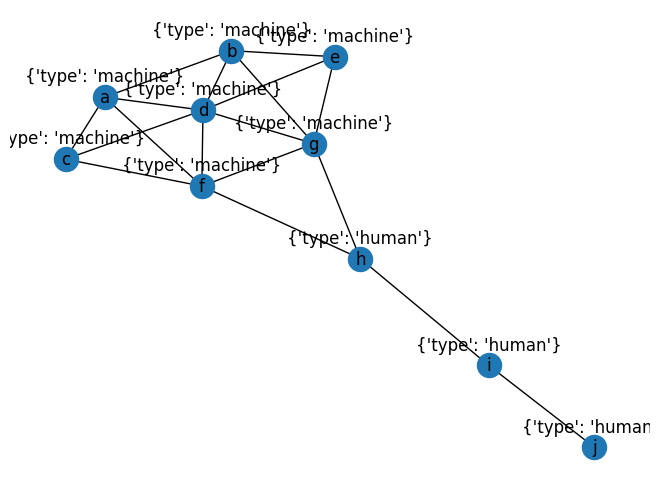

This figure's Python source:
import networkx as nx
import matplotlib.pyplot as plt

G = nx.Graph()
G.add_nodes_from(['a', 'b', 'c', 'd', 'e', 'f', 'g'], type = 'machine')
G.add_nodes_from(['h', 'i', 'j'], type = 'human')
G.add_edges_from([('a', 'c'), ('a', 'b'), ('a', 'd'), ('a', 'f'), ('b', 'd'), ('b', 'e'), ('b', 'g'), ('c', 'f'), ('c', 'd'), ('d', 'f'), ('d', 'e'), ('d', 'g'), ('e', 'g'), ('f', 'g'), ('f', 'h'), ('g', 'h'), ('h', 'i'), ('i', 'j')])

plt.figure()
pos_nodes = nx.spring_layout(G)
nx.draw(G, pos_nodes, with_labels=True)

pos_attrs = {}
for node, coords in pos_nodes.items():
    pos_attrs[node] = (coords[0], coords[1] + 0.08)

node_attrs = nx.get_node_attributes(G, 'type')
custom_node_attrs = {}
for node, attr in node_attrs.items():
    custom_node_attrs[node] = "{'type': '" + attr + "'}"

nx.draw_networkx_labels(G, pos_attrs, labels=custom_node_attrs)
plt.show()
